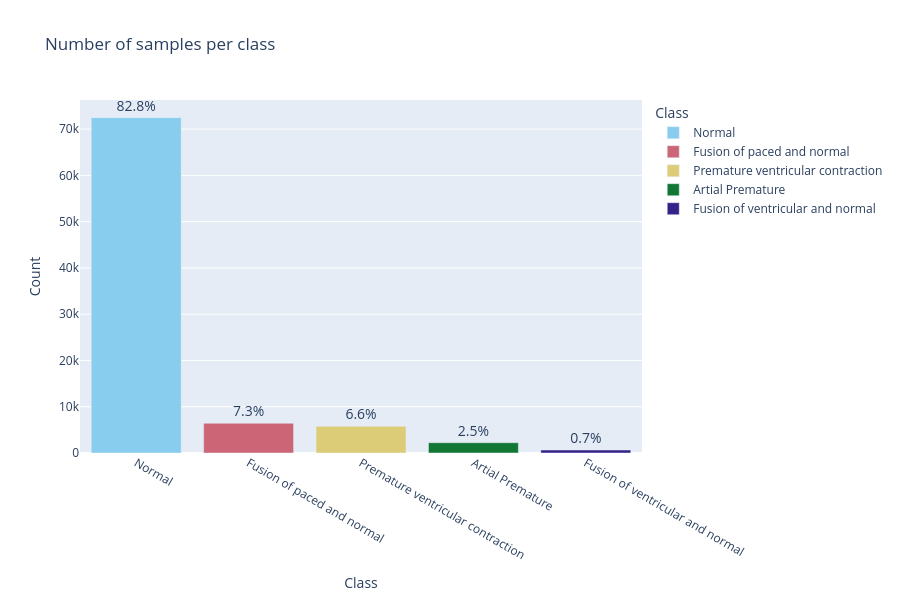

Notebook cell for this chart:
### Markdown cell above
## Distribución de clases

### Code cell
import plotly.express as px

# Crear el conteo y reset index con nombres claros
class_counts = train_data['label'].value_counts().reset_index()
class_counts.columns = ['Class', 'Count']  # Renombrar columnas explícitamente

# Calcular porcentaje y formatear como label
total = class_counts['Count'].sum()
class_counts['Percent'] = class_counts['Count'] / total * 100
class_counts['Label'] = class_counts['Percent'].map(lambda x: f'{x:.1f}%')

fig = px.bar(
    class_counts,
    x='Class',
    y='Count',
    color='Class',  # Cada clase de un color distinto
    title='Number of samples per class',
    color_discrete_sequence=px.colors.qualitative.Safe,  # Paleta de colores distinta por clase
    text='Label'  # Usar la columna de porcentaje como data label
)

fig.update_traces(
    textposition='outside',  # Ubica el label fuera (arriba) del extremo de la barra
    textfont_size=14,
    texttemplate='%{text}',  # Solo mostrar el texto (el porcentaje)
    insidetextanchor='middle'
)

fig.update_layout(
    uniformtext_minsize=12,  # Asegura tamaño uniforme
    uniformtext_mode='hide',
    xaxis_title='Class',
    yaxis_title='Count',
    height=600  # <-- Aumenta la altura del gráfico para que no se corte
)

fig.show()

### Figure 1 — Plotly figure (JSON) as saved in the notebook; plotly's stock layout.template omitted (floating-point values rounded to 4 significant figures)
{"data": [{"hovertemplate": "Class=%{x}<br>Count=%{y}<br>Label=%{text}<extra></extra>", "insidetextanchor": "middle", "legendgroup": "Normal", "marker": {"color": "rgb(136, 204, 238)", "pattern": {"shape": ""}}, "name": "Normal", "orientation": "v", "showlegend": true, "text": ["82.8%"], "textfont": {"size": 14}, "textposition": "outside", "texttemplate": "%{text}", "type": "bar", "x": ["Normal"], "xaxis": "x", "y": [72471], "yaxis": "y"}, {"hovertemplate": "Class=%{x}<br>Count=%{y}<br>Label=%{text}<extra></extra>", "insidetextanchor": "middle", "legendgroup": "Fusion of paced and normal", "marker": {"color": "rgb(204, 102, 119)", "pattern": {"shape": ""}}, "name": "Fusion of paced and normal", "orientation": "v", "showlegend": true, "text": ["7.3%"], "textfont": {"size": 14}, "textposition": "outside", "texttemplate": "%{text}", "type": "bar", "x": ["Fusion of paced and normal"], "xaxis": "x", "y": [6431], "yaxis": "y"}, {"hovertemplate": "Class=%{x}<br>Count=%{y}<br>Label=%{text}<extra></extra>", "insidetextanchor": "middle", "legendgroup": "Premature ventricular contraction", "marker": {"color": "rgb(221, 204, 119)", "pattern": {"shape": ""}}, "name": "Premature ventricular contraction", "orientation": "v", "showlegend": true, "text": ["6.6%"], "textfont": {"size": 14}, "textposition": "outside", "texttemplate": "%{text}", "type": "bar", "x": ["Premature ventricular contraction"], "xaxis": "x", "y": [5788], "yaxis": "y"}, {"hovertemplate": "Class=%{x}<br>Count=%{y}<br>Label=%{text}<extra></extra>", "insidetextanchor": "middle", "legendgroup": "Artial Premature", "marker": {"color": "rgb(17, 119, 51)", "pattern": {"shape": ""}}, "name": "Artial Premature", "orientation": "v", "showlegend": true, "text": ["2.5%"], "textfont": {"size": 14}, "textposition": "outside", "texttemplate": "%{text}", "type": "bar", "x": ["Artial Premature"], "xaxis": "x", "y": [2223], "yaxis": "y"}, {"hovertemplate": "Class=%{x}<br>Count=%{y}<br>Label=%{text}<extra></extra>", "insidetextanchor": "middle", "legendgroup": "Fusion of ventricular and normal", "marker": {"color": "rgb(51, 34, 136)", "pattern": {"shape": ""}}, "name": "Fusion of ventricular and normal", "orientation": "v", "showlegend": true, "text": ["0.7%"], "textfont": {"size": 14}, "textposition": "outside", "texttemplate": "%{text}", "type": "bar", "x": ["Fusion of ventricular and normal"], "xaxis": "x", "y": [641], "yaxis": "y"}], "layout": {"barmode": "relative", "height": 600, "legend": {"title": {"text": "Class"}, "tracegroupgap": 0}, "title": {"text": "Number of samples per class"}, "uniformtext": {"minsize": 12, "mode": "hide"}, "xaxis": {"anchor": "y", "categoryarray": ["Normal", "Fusion of paced and normal", "Premature ventricular contraction", "Artial Premature", "Fusion of ventricular and normal"], "categoryorder": "array", "domain": [0, 1], "title": {"text": "Class"}}, "yaxis": {"anchor": "x", "domain": [0, 1], "title": {"text": "Count"}}}}
